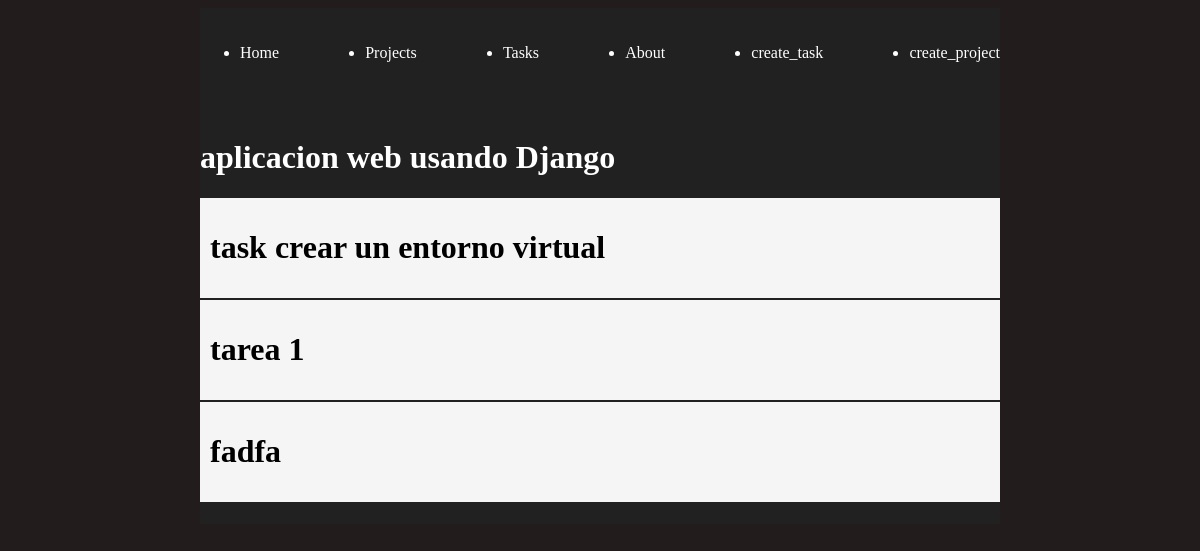
Before: /projects/2 with the older database file.
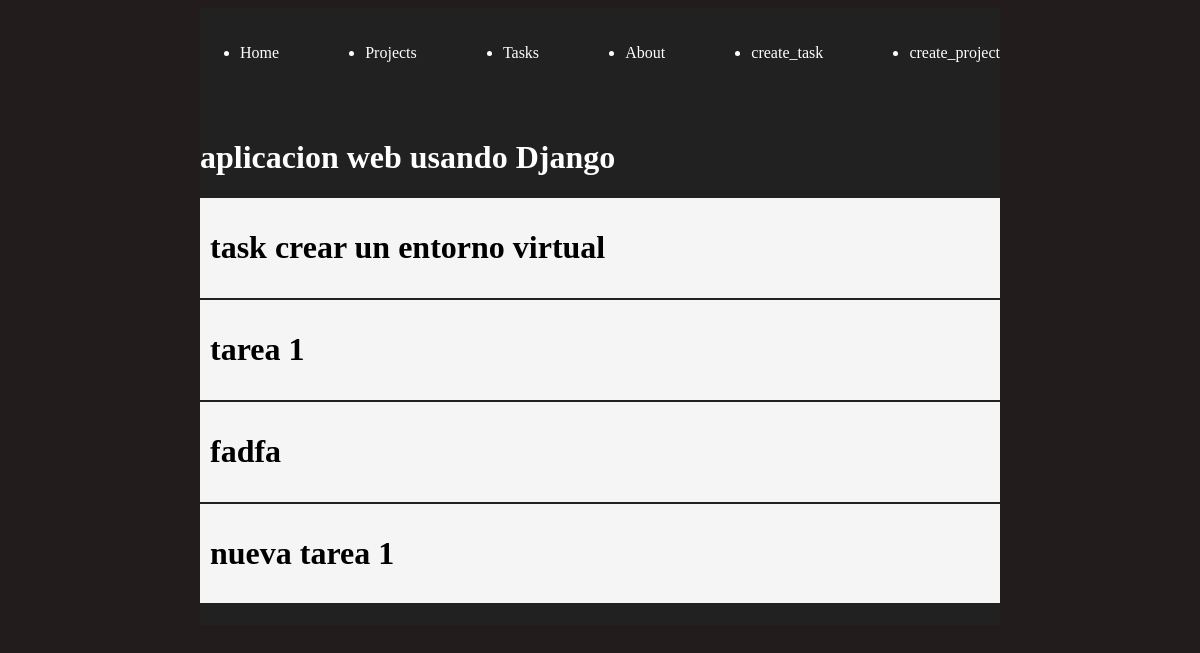
After: the same page with the newer database file.
### myapp/models.py (models this page shows, shortened)
class Task(models.Model):
    title = models.CharField(max_length=200)
    description = models.TextField(blank=True)
    done = models.BooleanField(default=False)
    project = models.ForeignKey(Project, on_delete=models.CASCADE)  #  relación con Project

### myapp/views.py (the view)
# urls.py: path('projects/<int:id>', views.project_detail,name="project_detail")
def project_detail(request, id):
    project = Project.objects.get(id=id)
    tasks = Task.objects.filter(project_id=id)  # tareas relacionadas al proyecto
    return render(request, 'projects/detail.html', {
        'project': project,
        'tasks': tasks
    })

### myapp/models.py (called while the page is built)
    def __str__(self):
        return self.name

### myapp/templates/projects/detail.html
{% extends 'layouts/base.html' %}
{% block content %}
<h1>{{project}}</h1>
{% for task in tasks%}
<div class="card">
    <h1>{{task.title}}</h1>
</div>
{% endfor%}
{% endblock %}

Changed rows visible on the page:
added Task: title "nueva tarea 1"
